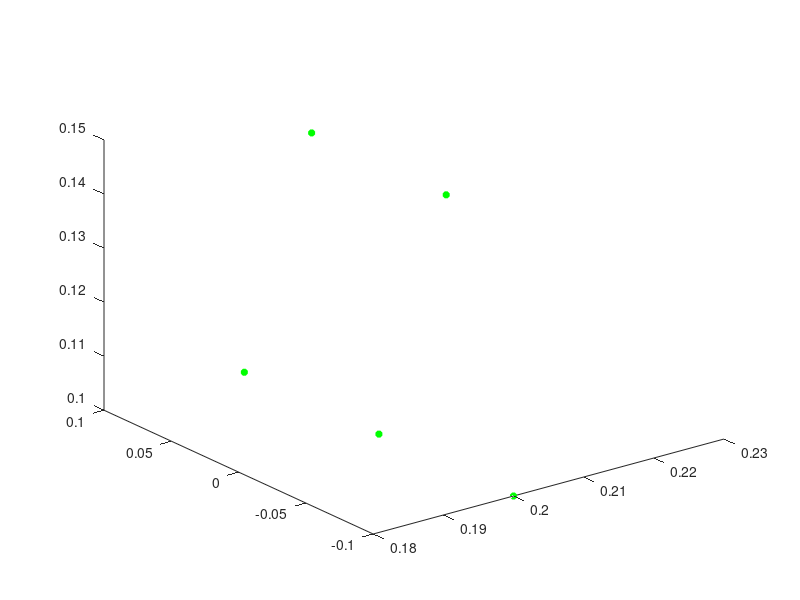

Reproduce this figure in MATLAB. (Note: this script raises an error after producing the figure.)
%
%   Author: Jinhang
%   Description: Implement a free motion along the viapoints
%                The trajectory is generated through polynomial curve
%                fitting.
%


%%  Load specifications & Global variables
close all
clc
load('specifications.mat');
psi = -90;          % Angle of elevation
t_interval = 0.01;  % Time interval
M = 60;             % Number of samples
motionFlag = 0;     % Flag to specify varying-speed motion
n_frames = size(alpha,1);   % Number of frames
n_viapoints = size(viapoints,2);    % Number of viapoints

%%  Polynomial curve fitting of viapoints
pts = zeros(3,(n_viapoints-1)*M+n_viapoints);
poly_coeff_ZofY = polyfit(viapoints(2,:),viapoints(3,:),5);
y_axis = linspace(viapoints(2,1),viapoints(2,n_viapoints),size(pts,2));
poly_model_ZofY = polyval(poly_coeff_ZofY,y_axis);
pts(1,:) = viapoints(1,1);
pts(2,:) = y_axis;
pts(3,:) = poly_model_ZofY;
n_pts = size(pts,2);

%%  Plot all viapoints
h = figure('units','normalized','outerposition',[0 0 1 1]);
plot3(viapoints(1,:),viapoints(2,:),viapoints(3,:),...
            'g*',...
            'MarkerSize',5,...
            'LineWidth',2); hold on
        
%%  Specify the very first position
pt_start = viapoints(:,1);
[P,flag,q1,q2,q3,q4] = ik_func(pt_start,psi,a,d);
q = FindqSet(q1,q2,q3,q4,q5,NaN);
        
%%  Compute inverse kinematics
frames_pos_pts = zeros(3,n_frames+1,n_pts);
HT_pts = zeros(4,4,n_pts);
q_pts = zeros(n_frames,n_pts);
for i = 1:n_pts
    [P,flag,q1,q2,q3,q4] = ik_func(pts(:,i),psi,a,d);
    q = FindqSet(q1,q2,q3,q4,q5,q);
    q_pts(:,i) = q;
    [frames_pos,HT] = ComputeFramePosition([alpha,a,q,d]);
    frames_pos(:,n_frames+1) = pts(:,i); % adjust end-effector position
    frames_pos_pts(:,:,i) = frames_pos;
    HT_pts(:,:,i) = HT;
end

%%  Animation: Trajectory
for i = 1:n_pts
    [frame_plot,ee_points,ee_info] = drawAnimation(frames_pos_pts(:,:,i),HT_pts(:,:,i),'Obstacle Avoidance',1);
    xlim(xlim_range);
    ylim(ylim_range);
    zlim(zlim_range);
    pause(t_interval);
    if i ~= n_pts
        delete(frame_plot);
        delete(ee_info);
    end
end